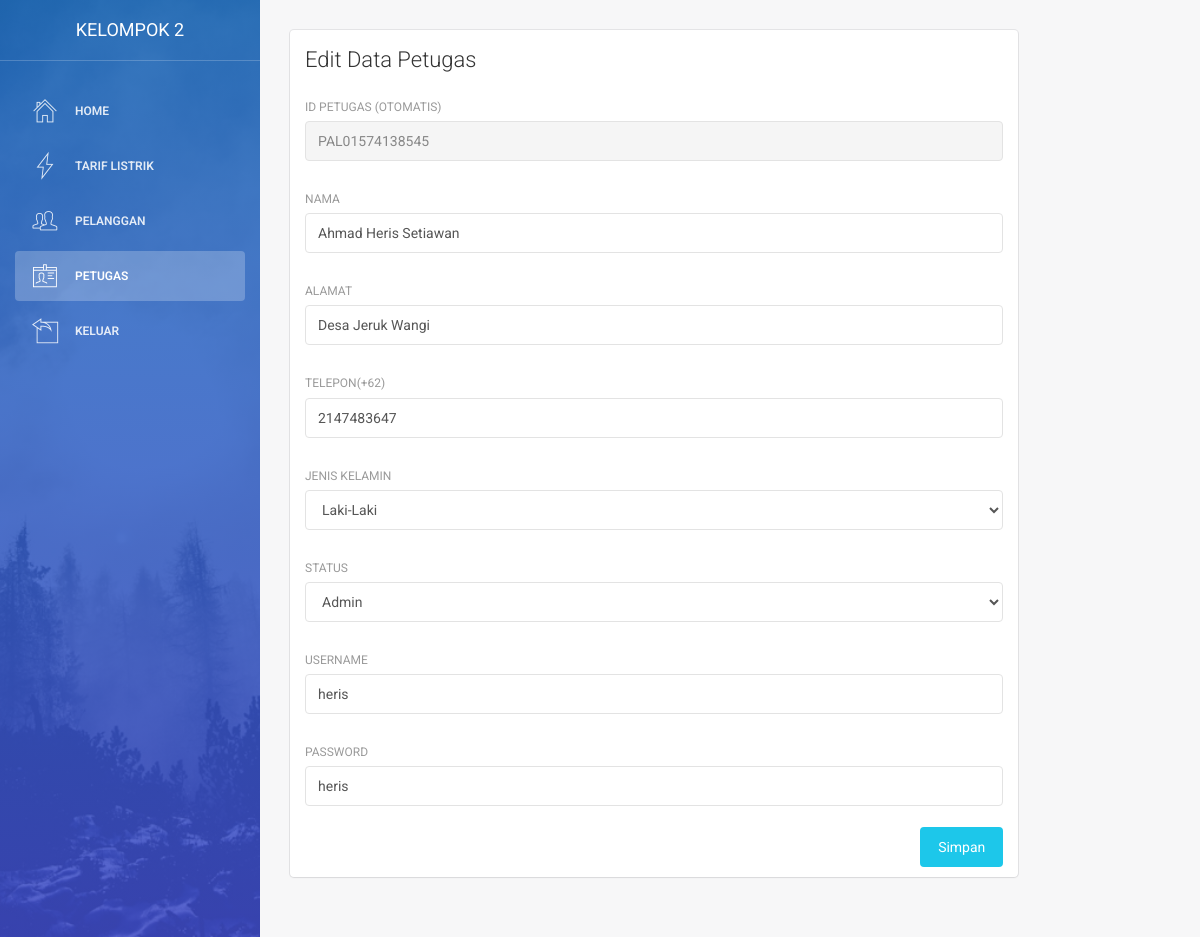
Screenshot of /index.php/petugas/edit/2 with the database file from the repository.
### tables this page shows
CREATE TABLE `petugas` (
  `id` int(11) NOT NULL,
  `kode_petugas` varchar(30) NOT NULL,
  `nama` varchar(50) NOT NULL,
  `alamat` text NOT NULL,
  `telepon` bigint(50) NOT NULL,
  `gender` tinyint(1) NOT NULL DEFAULT 1 COMMENT '0=cewek,1=cowok',
  `akses` int(11) NOT NULL COMMENT '0=pegawai,1=admin',
  `status` int(1) NOT NULL,
  `username` varchar(20) NOT NULL,
  `password` varchar(50) NOT NULL
);

### application/controllers/Petugas.php (called while the page is built, shortened)
<?php
class petugas extends CI_Controller
{
	public function __construct(){
		$this->load->model('model_petugas');
	}
 	public function edit($id){
 		$id   = $this->uri->segment(3);
 		$data = array(
 			'title' 		=> 'Edit Data Petugas',
 			'gender'		 => ['Perempuan','Laki-Laki'],
			'akses'		 => ['Pegawai','Admin'],
 			'data_petugas'  => $this->model_petugas->edit($id),
 		);
 		$this->load->view('admin/petugas/edit_petugas',$data);
 	}
}
 ?>

### index.php (called while the page is built, shortened)
<?php
require_once BASEPATH.'core/CodeIgniter.php';

### application/models/Model_petugas.php (called while the page is built, shortened)
<?php
class Model_petugas extends CI_model
{
	public function edit($id){
		$query = $this->db->where("id",$id)
				->get('petugas');
		if ($query) {
			return $query->row();
		}else{
			return false;
		}
	}
}
 ?>

### application/views/admin/petugas/edit_petugas.php (the view, shortened to what this page needs)
<!DOCTYPE html>
<html lang="en">
<head>
    <link href="<?php echo base_url('assets/css/bootstrap.min.css" rel="stylesheet') ?>" />
    <link href="<?php echo base_url('assets/css/animate.min.css" rel="stylesheet') ?>"/>
    <link href="<?php echo base_url('assets/css/light-bootstrap-dashboard.css?v=1.4.0') ?>" rel="stylesheet"/>
    <link href="<?php echo base_url('assets/css/demo.css" rel="stylesheet') ?>" />
    <link href="http://maxcdn.bootstrapcdn.com/font-awesome/4.2.0/css/font-awesome.min.css" rel="stylesheet">
    <link href="<?php echo base_url('assets/css/pe-icon-7-stroke.css" rel="stylesheet') ?>" />
</head>
<body>
<div class="wrapper">
    <div class="sidebar" data-color="blue" data-image="<?php echo base_url('assets/img/sidebar-5.jpg') ?>">
    	<div class="sidebar-wrapper">
            <div class="logo">
                <a href="#" class="simple-text">
                   Kelompok 2
                </a>
            </div>
            <ul class="nav">
                <li>
                    <a href="<?php echo base_url() ?>index.php/transaksi/">
                        <i class="pe-7s-home"></i>
                        <p>Home</p>
                    </a>
                </li>
                <li >
                    <a href="<?php echo base_url() ?>index.php/listrik/">
                        <i class="pe-7s-gleam"></i>
                        <p>Tarif Listrik</p>
                    </a>
                </li>
                <li>
                    <a href="<?php echo base_url() ?>index.php/pelanggan/">
                        <i class="pe-7s-users"></i>
                        <p>Pelanggan </p>
                    </a>
                </li>
                <li class="active">
                    <a href="<?php echo base_url() ?>index.php/petugas/">
                        <i class="pe-7s-id"></i>
                        <p>Petugas </p>
                    </a>
                </li>
                <li>
                    <a href="<?php echo base_url() ?>index.php/Login/">
                        <i class="pe-7s-back-2"></i>
                        <p>Keluar</p>
                    </a>
                </li>
            </ul>
    	</div>
    </div>
    <div class="main-panel">
        <div class="content">
            <div class="container-fluid">
                <div class="row">
                    <div class="col-md-10">
                        <div class="card">
                            <div class="header">
                                <h4 class="title"><?php echo $title ?></h4>
                            </div>
                            <div class="content">
                            	<?php echo form_open('petugas/update') ?>
                                <form method="post">
                                    <div class="row">
                                        <div class="col-md-12">
                                            <div class="form-group">
												<label for="">ID petugas (Otomatis)</label>
												<input type="text" class="form-control" name="kode_petugas" readonly="readonly"value="<?php echo $data_petugas->kode_petugas ?>" >
											</div>
                                        </div>
                                    </div>
                                    <div class="row">
                                        <div class="col-md-12">
                                            <div class="form-group">
												<label for="">Nama</label>
												<input type="text" class="form-control" name="nama" required="required" value="<?php echo $data_petugas->nama ?>">
                                            </div>
                                        </div>
                                    </div>
                                    <div class="row">
                                        <div class="col-md-12">
                                            <div class="form-group">
												<label for="">alamat</label>
												<input type="text" class="form-control" name="alamat" required="required" value="<?php echo $data_petugas->alamat ?>">
                                            </div>
                                        </div>
                                    </div>
                                    <div class="row">
                                        <div class="col-md-12">
                                            <div class="form-group">
												<label for="">Telepon(+62)</label>
												<input class="form-control" type="number" name="telepon" required="required" required="required" value="<?php echo $data_petugas->telepon ?>">
                                            </div>
                                        </div>
                                    </div>
                                    <div class="row">
                                        <div class="col-md-12">
                                            <div class="form-group">
												<label for="">Jenis Kelamin</label>
												<select class="form-control" name="gender" id="gender">
													<option class="form-control" selected="selected" disabled="disabled" value="<?php echo $data_petugas->gender ?>"><?php echo $gender[$data_petugas->gender] ?></option>
												</select>
                                            </div>
                                        </div>
                                    </div>
                                    <div class="row">
                                        <div class="col-md-12">
                                            <div class="form-group">
                                                <label for="">Status</label>
                                                <select class="form-control" name="akses" id="akses">
                                                    <option class="form-control" value="<?php echo $data_petugas->akses ?>" selected="selected" disabled="disabled"><?php echo $akses[$data_petugas->akses] ?></option>
                                                </select>
                                            </div>
                                        </div>
                                    </div>
                                    <div class="row">
                                        <div class="col-md-12">
                                            <div class="form-group">
                                                <label for="">Username</label>
                                                <input type="text" class="form-control" name="username" required="required" value="<?php echo $data_petugas->username ?>">
                                            </div>
                                        </div>
                                    </div>
                                    <div class="row">
                                        <div class="col-md-12">
                                            <div class="form-group">
                                                <label for="">password</label>
                                                <input type="text" class="form-control" name="password" required="required" value="<?php echo $data_petugas->password ?> ">
                                            </div>
                                        </div>
                                    </div>
                                    <button type="submit" class="btn btn-info btn-fill pull-right">Simpan</button>
                                    <div class="clearfix"></div>
                                </form>
                                <?php echo form_close() ?>
                            </div>
                        </div>
                    </div>
                </div>
            </div>
        </div>
    </div>
</div>
</body>
</html>

### rows the page displays
petugas: nama "Ahmad Heris Setiawan", alamat "Desa Jeruk Wangi", telepon "2147483647", gender "Laki-Laki", akses "Admin", username "heris", password "heris"

### other values shown
$title "Edit Data Petugas"
